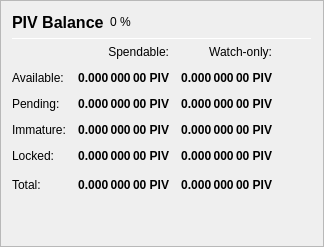
                   <widget class="QFrame" name="frame_Balances">
                    <property name="frameShape">
                     <enum>QFrame::StyledPanel</enum>
                    </property>
                    <property name="frameShadow">
                     <enum>QFrame::Raised</enum>
                    </property>
                    <layout class="QVBoxLayout" name="verticalLayout_4">
                     <item>
                      <layout class="QHBoxLayout" name="horizontalLayout_4">
                       <item>
                        <widget class="QLabel" name="label_5">
                         <property name="minimumSize">
                          <size>
                           <width>0</width>
                           <height>20</height>
                          </size>
                         </property>
                         <property name="font">
                          <font>
                           <pointsize>12</pointsize>
                           <weight>75</weight>
                           <bold>true</bold>
                          </font>
                         </property>
                         <property name="text">
                          <string>PIV Balance</string>
                         </property>
                        </widget>
                       </item>
                       <item>
                        <widget class="QLabel" name="labelPIVPercent">
                         <property name="text">
                          <string notr="true">0 %</string>
                         </property>
                        </widget>
                       </item>
                       <item>
                        <spacer name="horizontalSpacer_3">
                         <property name="orientation">
                          <enum>Qt::Horizontal</enum>
                         </property>
                         <property name="sizeHint" stdset="0">
                          <size>
                           <width>40</width>
                           <height>20</height>
                          </size>
                         </property>
                        </spacer>
                       </item>
                      </layout>
                     </item>
                     <item>
                      <widget class="Line" name="line_Balance">
                       <property name="minimumSize">
                        <size>
                         <width>0</width>
                         <height>1</height>
                        </size>
                       </property>
                       <property name="maximumSize">
                        <size>
                         <width>16777215</width>
                         <height>1</height>
                        </size>
                       </property>
                       <property name="orientation">
                        <enum>Qt::Horizontal</enum>
                       </property>
                      </widget>
                     </item>
                     <item>
                      <layout class="QGridLayout" name="gridLayout">
                       <property name="spacing">
                        <number>12</number>
                       </property>
                       <item row="0" column="1">
                        <widget class="QLabel" name="labelSpendable">
                         <property name="text">
                          <string>Spendable:</string>
                         </property>
                         <property name="alignment">
                          <set>Qt::AlignRight|Qt::AlignTrailing|Qt::AlignVCenter</set>
                         </property>
                        </widget>
                       </item>
                       <item row="0" column="2">
                        <widget class="QLabel" name="labelWatchonly">
                         <property name="text">
                          <string>Watch-only:</string>
                         </property>
                         <property name="alignment">
                          <set>Qt::AlignRight|Qt::AlignTrailing|Qt::AlignVCenter</set>
                         </property>
                        </widget>
                       </item>
                       <item row="1" column="0">
                        <widget class="QLabel" name="labelBalanceText">
                         <property name="text">
                          <string>Available:</string>
                         </property>
                        </widget>
                       </item>
                       <item row="1" column="1">
                        <widget class="QLabel" name="labelBalance">
                         <property name="font">
                          <font>
                           <weight>75</weight>
                           <bold>true</bold>
                          </font>
                         </property>
                         <property name="cursor">
                          <cursorShape>IBeamCursor</cursorShape>
                         </property>
                         <property name="toolTip">
                          <string>Your current spendable balance</string>
                         </property>
                         <property name="text">
                          <string notr="true">0.000 000 00 PIV</string>
                         </property>
                         <property name="alignment">
                          <set>Qt::AlignRight|Qt::AlignTrailing|Qt::AlignVCenter</set>
                         </property>
                         <property name="textInteractionFlags">
                          <set>Qt::LinksAccessibleByMouse|Qt::TextSelectableByKeyboard|Qt::TextSelectableByMouse</set>
                         </property>
                        </widget>
                       </item>
                       <item row="1" column="2">
                        <widget class="QLabel" name="labelWatchAvailable">
                         <property name="font">
                          <font>
                           <weight>75</weight>
                           <bold>true</bold>
                          </font>
                         </property>
                         <property name="cursor">
                          <cursorShape>IBeamCursor</cursorShape>
                         </property>
                         <property name="toolTip">
                          <string>Your current balance in watch-only addresses</string>
                         </property>
                         <property name="text">
                          <string notr="true">0.000 000 00 PIV</string>
                         </property>
                         <property name="alignment">
                          <set>Qt::AlignRight|Qt::AlignTrailing|Qt::AlignVCenter</set>
                         </property>
                         <property name="textInteractionFlags">
                          <set>Qt::LinksAccessibleByMouse|Qt::TextSelectableByKeyboard|Qt::TextSelectableByMouse</set>
                         </property>
                        </widget>
                       </item>
                       <item row="2" column="0">
                        <widget class="QLabel" name="labelPendingText">
                         <property name="text">
                          <string>Pending:</string>
                         </property>
                        </widget>
                       </item>
                       <item row="2" column="1">
                        <widget class="QLabel" name="labelUnconfirmed">
                         <property name="font">
                          <font>
                           <weight>75</weight>
                           <bold>true</bold>
                          </font>
                         </property>
                         <property name="cursor">
                          <cursorShape>IBeamCursor</cursorShape>
                         </property>
                         <property name="toolTip">
                          <string>Total of transactions that have yet to be confirmed, and do not yet count toward the spendable balance</string>
                         </property>
                         <property name="text">
                          <string notr="true">0.000 000 00 PIV</string>
                         </property>
                         <property name="alignment">
                          <set>Qt::AlignRight|Qt::AlignTrailing|Qt::AlignVCenter</set>
                         </property>
                         <property name="textInteractionFlags">
                          <set>Qt::LinksAccessibleByMouse|Qt::TextSelectableByKeyboard|Qt::TextSelectableByMouse</set>
                         </property>
                        </widget>
                       </item>
                       <item row="2" column="2">
                        <widget class="QLabel" name="labelWatchPending">
                         <property name="font">
                          <font>
                           <weight>75</weight>
                           <bold>true</bold>
                          </font>
                         </property>
                         <property name="cursor">
                          <cursorShape>IBeamCursor</cursorShape>
                         </property>
                         <property name="toolTip">
                          <string>Unconfirmed transactions to watch-only addresses</string>
                         </property>
                         <property name="text">
                          <string notr="true">0.000 000 00 PIV</string>
                         </property>
                         <property name="alignment">
                          <set>Qt::AlignRight|Qt::AlignTrailing|Qt::AlignVCenter</set>
                         </property>
                         <property name="textInteractionFlags">
                          <set>Qt::LinksAccessibleByMouse|Qt::TextSelectableByKeyboard|Qt::TextSelectableByMouse</set>
                         </property>
                        </widget>
                       </item>
                       <item row="3" column="0">
                        <widget class="QLabel" name="labelImmatureText">
                         <property name="text">
                          <string>Immature:</string>
                         </property>
                        </widget>
                       </item>
                       <item row="3" column="1">
                        <widget class="QLabel" name="labelImmature">
                         <property name="font">
                          <font>
                           <weight>75</weight>
                           <bold>true</bold>
                          </font>
                         </property>
                         <property name="cursor">
                          <cursorShape>IBeamCursor</cursorShape>
                         </property>
                         <property name="toolTip">
                          <string>Staked or masternode rewards that has not yet matured</string>
                         </property>
                         <property name="text">
                          <string notr="true">0.000 000 00 PIV</string>
                         </property>
                         <property name="alignment">
                          <set>Qt::AlignRight|Qt::AlignTrailing|Qt::AlignVCenter</set>
                         </property>
                         <property name="textInteractionFlags">
                          <set>Qt::LinksAccessibleByMouse|Qt::TextSelectableByKeyboard|Qt::TextSelectableByMouse</set>
                         </property>
                        </widget>
                       </item>
                       <item row="3" column="2">
                        <widget class="QLabel" name="labelWatchImmature">
                         <property name="font">
                          <font>
                           <weight>75</weight>
                           <bold>true</bold>
                          </font>
                         </property>
                         <property name="cursor">
                          <cursorShape>IBeamCursor</cursorShape>
                         </property>
                         <property name="toolTip">
                          <string>Staked or masternode rewards in watch-only addresses that has not yet matured</string>
                         </property>
                         <property name="text">
                          <string notr="true">0.000 000 00 PIV</string>
                         </property>
                         <property name="alignment">
                          <set>Qt::AlignRight|Qt::AlignTrailing|Qt::AlignVCenter</set>
                         </property>
                         <property name="textInteractionFlags">
                          <set>Qt::LinksAccessibleByMouse|Qt::TextSelectableByKeyboard|Qt::TextSelectableByMouse</set>
                         </property>
                        </widget>
                       </item>
                       <item row="4" column="0">
                        <widget class="QLabel" name="labelLockedBalanceText">
                         <property name="toolTip">
                          <string>Locked PIV or Masternode collaterals. These are excluded from zPIV minting.</string>
                         </property>
                         <property name="text">
                          <string>Locked:</string>
                         </property>
                        </widget>
                       </item>
                       <item row="4" column="1">
                        <widget class="QLabel" name="labelLockedBalance">
                         <property name="font">
                          <font>
                           <weight>75</weight>
                           <bold>true</bold>
                          </font>
                         </property>
                         <property name="cursor">
                          <cursorShape>IBeamCursor</cursorShape>
                         </property>
                         <property name="toolTip">
                          <string>Locked PIV or Masternode collaterals. These are excluded from zPIV minting.</string>
                         </property>
                         <property name="text">
                          <string notr="true">0.000 000 00 PIV</string>
                         </property>
                         <property name="alignment">
                          <set>Qt::AlignRight|Qt::AlignTrailing|Qt::AlignVCenter</set>
                         </property>
                         <property name="textInteractionFlags">
                          <set>Qt::LinksAccessibleByMouse|Qt::TextSelectableByKeyboard|Qt::TextSelectableByMouse</set>
                         </property>
                        </widget>
                       </item>
                       <item row="4" column="2">
                        <widget class="QLabel" name="labelWatchLocked">
                         <property name="font">
                          <font>
                           <weight>75</weight>
                           <bold>true</bold>
                          </font>
                         </property>
                         <property name="cursor">
                          <cursorShape>IBeamCursor</cursorShape>
                         </property>
                         <property name="toolTip">
                          <string>Current locked balance in watch-only addresses</string>
                         </property>
                         <property name="text">
                          <string notr="true">0.000 000 00 PIV</string>
                         </property>
                         <property name="alignment">
                          <set>Qt::AlignRight|Qt::AlignTrailing|Qt::AlignVCenter</set>
                         </property>
                         <property name="textInteractionFlags">
                          <set>Qt::LinksAccessibleByMouse|Qt::TextSelectableByKeyboard|Qt::TextSelectableByMouse</set>
                         </property>
                        </widget>
                       </item>
                       <item row="5" column="0">
                        <widget class="QLabel" name="labelTotalText">
                         <property name="text">
                          <string>Total:</string>
                         </property>
                         <property name="toolTip">
                          <string>Your current PIVX balance, unconfirmed and immature transactions included</string>
                         </property>
                        </widget>
                       </item>
                       <item row="5" column="1">
                        <widget class="QLabel" name="labelTotal">
                         <property name="font">
                          <font>
                           <weight>75</weight>
                           <bold>true</bold>
                          </font>
                         </property>
                         <property name="cursor">
                          <cursorShape>IBeamCursor</cursorShape>
                         </property>
                         <property name="toolTip">
                          <string>Your current PIVX balance, unconfirmed and immature transactions included</string>
                         </property>
                         <property name="text">
                          <string notr="true">0.000 000 00 PIV</string>
                         </property>
                         <property name="alignment">
                          <set>Qt::AlignRight|Qt::AlignTrailing|Qt::AlignVCenter</set>
                         </property>
                         <property name="textInteractionFlags">
                          <set>Qt::LinksAccessibleByMouse|Qt::TextSelectableByKeyboard|Qt::TextSelectableByMouse</set>
                         </property>
                        </widget>
                       </item>
                       <item row="5" column="2">
                        <widget class="QLabel" name="labelWatchTotal">
                         <property name="font">
                          <font>
                           <weight>75</weight>
                           <bold>true</bold>
                          </font>
                         </property>
                         <property name="cursor">
                          <cursorShape>IBeamCursor</cursorShape>
                         </property>
                         <property name="toolTip">
                          <string>Current total balance in watch-only addresses</string>
                         </property>
                         <property name="text">
                          <string notr="true">0.000 000 00 PIV</string>
                         </property>
                         <property name="alignment">
                          <set>Qt::AlignRight|Qt::AlignTrailing|Qt::AlignVCenter</set>
                         </property>
                         <property name="textInteractionFlags">
                          <set>Qt::LinksAccessibleByMouse|Qt::TextSelectableByKeyboard|Qt::TextSelectableByMouse</set>
                         </property>
                        </widget>
                       </item>
                       <item row="5" column="3">
                        <spacer name="horizontalSpacer_9">
                         <property name="orientation">
                          <enum>Qt::Horizontal</enum>
                         </property>
                         <property name="sizeHint" stdset="0">
                          <size>
                           <width>40</width>
                           <height>20</height>
                          </size>
                         </property>
                        </spacer>
                       </item>
                      </layout>
                     </item>
                     <item>
                      <spacer name="verticalSpacer_3">
                       <property name="orientation">
                        <enum>Qt::Vertical</enum>
                       </property>
                       <property name="sizeHint" stdset="0">
                        <size>
                         <width>20</width>
                         <height>40</height>
                        </size>
                       </property>
                      </spacer>
                     </item>
                    </layout>
                   </widget>
